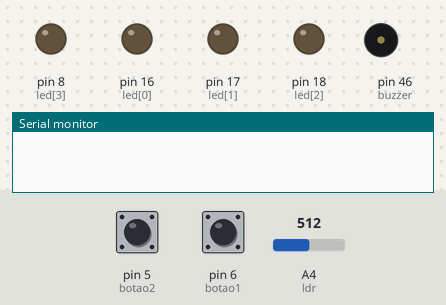
The sketch below on a simulated Arduino Mega 2560, built with avr-gcc and run on an emulated ATmega2560. Parts: output pins drawn as LEDs (lit = HIGH), buzzer (waves = sounding), the last lines printed to the serial monitor. The inputs (shaded band) are chosen by the test bench; at power-on: pin 6 (botao1) HIGH, pin 5 (botao2) HIGH, A4 (ldr) = 512.

Above: at 1.2 s.
1.3 s: pin 6 (botao1) pulled LOW for 1 s
At 3.1 s:
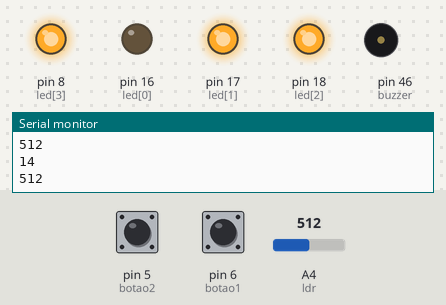
4.3 s: pin 5 (botao2) pulled LOW for 0.15 s
At 4.4 s:
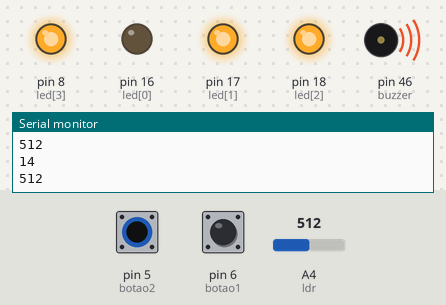
7.4 s: pin 6 (botao1) pulled LOW for 3.2 s
At 11.9 s:
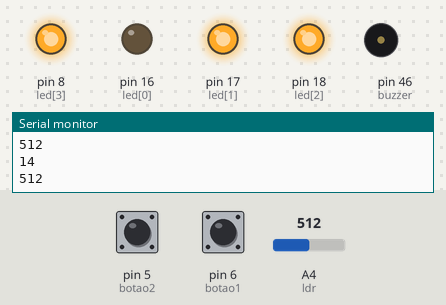
12.1 s: pin 5 (botao2) pulled LOW for 1 s
At 12.7 s:
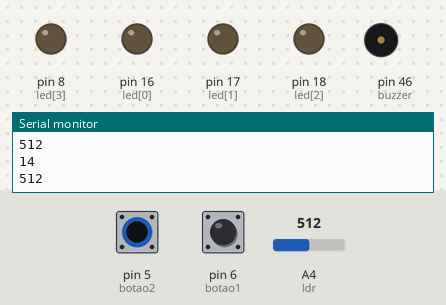
Timing chart, 0 to 17.1 s (numbered marks = the images above; inputs shaded):
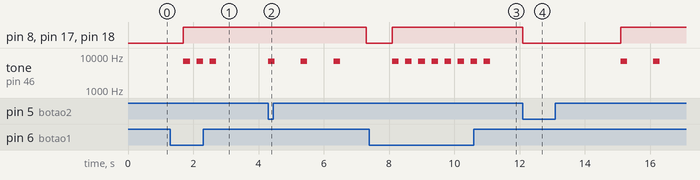

The sketch:

main.ino
```cpp
int led[4] = {16,17,18,8};
int ldr = 4;
int botao1 = 6;
int botao2 = 5;
int valores[300] = {};
int contador = 0;
int buzzer = 46;

float converterValor(float valorLdr, float valmin, float valmax){
  float valor = 15*(valorLdr-valmin)/(valmax-valmin);
  return valor;
}


void setup() {
  Serial.begin(115200);
  for(int i=0;i<=4; i++){
    pinMode(led[i], OUTPUT);
  }
  pinMode(ldr, INPUT);
  pinMode(botao1, INPUT_PULLUP);
  pinMode(botao2, INPUT_PULLUP);
  pinMode(buzzer, OUTPUT);
}

void loop() {

  int valorLdr=analogRead(ldr);
  int valor = converterValor(valorLdr,8126,64);

  int botao_on = digitalRead(botao1);
  int botao_on2 = digitalRead(botao2);

  if(botao_on == LOW){
    valores[contador] = valor;
    Serial.println(valores[contador]);
    contador += 1;
    Serial.println(valorLdr);
    delay(400);

    for(int i=0; i<4; i++){
      digitalWrite(led[i], (1&valor>>i));
    }
    tone(buzzer,valor*500,200);
  }

  if(botao_on2 == LOW){
    for(int i=0; i<=contador-1;i++){
      for(int j=0; j<4; j++){
        digitalWrite(led[j],1&valores[i]>>j);
      }
      tone(buzzer,valores[i]*500,200);
      delay(1000);
      for(int j=0; j<4; j++){
        digitalWrite(led[j],LOW);
      }
      Serial.println(valores[i]);
      valores[i]=0;
    }
  delay(400);
  }

}
```

Measured:
- after the input at 1.3 s, pin 8 (led[3]), pin 17 (led[1]), pin 18 (led[2]): LOW → HIGH after 0.40 s; tone on pin 46 (buzzer): alternates 7000 Hz for 0.20 s and silent for 0.20 s, 6 changes in all, then stays silent, starting after 0.40 s
- after the input at 4.3 s, pin 8 (led[3]), pin 17 (led[1]), pin 18 (led[2]): HIGH → LOW after 3.0 s; tone on pin 46 (buzzer): alternates 7000 Hz for 0.20 s and silent for 0.80 s, starting at once
- after the input at 7.4 s, pin 8 (led[3]), pin 17 (led[1]), pin 18 (led[2]): LOW → HIGH after 0.70 s; tone on pin 46 (buzzer): alternates 7000 Hz for 0.20 s and silent for 0.20 s, 16 changes in all, then stays silent, starting after 0.70 s
- after the input at 12.1 s, pin 8 (led[3]), pin 17 (led[1]), pin 18 (led[2]): HIGH → LOW at once, → HIGH 3.0 s later; tone on pin 46 (buzzer): alternates 7000 Hz for 0.20 s and silent for 0.80 s, starting after 3.0 s
